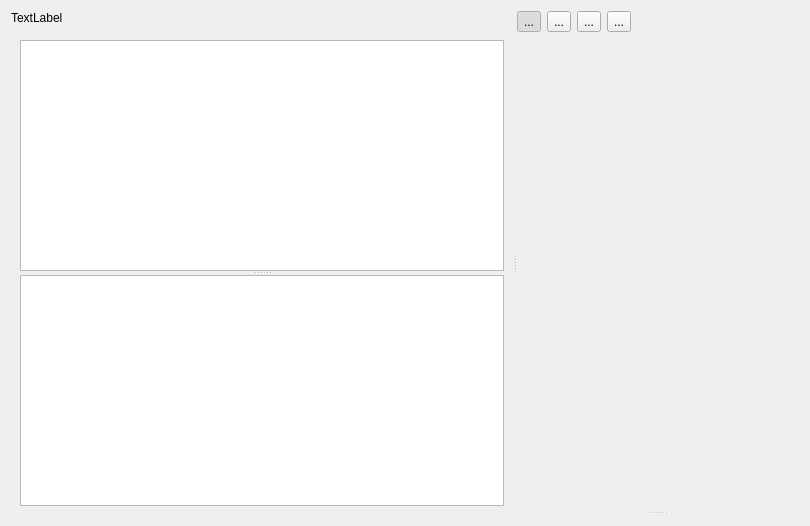
<?xml version="1.0" encoding="UTF-8"?>
<ui version="4.0">
 <class>Form</class>
 <widget class="QWidget" name="Form">
  <property name="geometry">
   <rect>
    <x>0</x>
    <y>0</y>
    <width>810</width>
    <height>526</height>
   </rect>
  </property>
  <property name="windowTitle">
   <string>Form</string>
  </property>
  <layout class="QVBoxLayout" name="verticalLayout_4">
   <item>
    <widget class="QSplitter" name="splitter_2">
     <property name="orientation">
      <enum>Qt::Horizontal</enum>
     </property>
     <widget class="QWidget" name="verticalLayoutWidget_3">
      <layout class="QVBoxLayout" name="verticalLayout_3">
       <item>
        <widget class="QLabel" name="labelInspectorTitle">
         <property name="text">
          <string>TextLabel</string>
         </property>
         <property name="textFormat">
          <enum>Qt::RichText</enum>
         </property>
        </widget>
       </item>
       <item>
        <widget class="QStackedWidget" name="stackedWidget">
         <property name="currentIndex">
          <number>2</number>
         </property>
         <widget class="QWidget" name="pageEmpty">
          <layout class="QVBoxLayout" name="verticalLayout_5">
           <item>
            <widget class="QLabel" name="labelAlignmentSummary">
             <property name="text">
              <string>TextLabel</string>
             </property>
            </widget>
           </item>
          </layout>
         </widget>
         <widget class="QWidget" name="pageEnsemble">
          <layout class="QVBoxLayout" name="verticalLayout_6">
           <item>
            <widget class="QTableView" name="tableEnsembleProps">
             <property name="selectionBehavior">
              <enum>QAbstractItemView::SelectRows</enum>
             </property>
             <attribute name="verticalHeaderVisible">
              <bool>false</bool>
             </attribute>
             <attribute name="verticalHeaderStretchLastSection">
              <bool>true</bool>
             </attribute>
            </widget>
           </item>
          </layout>
         </widget>
         <widget class="QWidget" name="pageAnalyte">
          <layout class="QVBoxLayout" name="verticalLayout_7">
           <item>
            <widget class="QSplitter" name="splitter_3">
             <property name="orientation">
              <enum>Qt::Vertical</enum>
             </property>
             <widget class="QTableView" name="tableAnalyteProps">
              <property name="editTriggers">
               <set>QAbstractItemView::NoEditTriggers</set>
              </property>
              <property name="selectionMode">
               <enum>QAbstractItemView::ContiguousSelection</enum>
              </property>
              <property name="selectionBehavior">
               <enum>QAbstractItemView::SelectItems</enum>
              </property>
              <attribute name="verticalHeaderVisible">
               <bool>false</bool>
              </attribute>
              <attribute name="verticalHeaderStretchLastSection">
               <bool>true</bool>
              </attribute>
             </widget>
             <widget class="QTableView" name="tableAnalyteMembers">
              <property name="editTriggers">
               <set>QAbstractItemView::NoEditTriggers</set>
              </property>
              <property name="selectionMode">
               <enum>QAbstractItemView::ContiguousSelection</enum>
              </property>
              <property name="selectionBehavior">
               <enum>QAbstractItemView::SelectItems</enum>
              </property>
              <attribute name="verticalHeaderVisible">
               <bool>false</bool>
              </attribute>
              <attribute name="verticalHeaderStretchLastSection">
               <bool>true</bool>
              </attribute>
             </widget>
            </widget>
           </item>
          </layout>
         </widget>
         <widget class="QWidget" name="pageCompare">
          <layout class="QVBoxLayout" name="verticalLayout_8">
           <item>
            <widget class="QTableView" name="tableCompare">
             <property name="editTriggers">
              <set>QAbstractItemView::NoEditTriggers</set>
             </property>
             <property name="selectionMode">
              <enum>QAbstractItemView::ContiguousSelection</enum>
             </property>
             <property name="selectionBehavior">
              <enum>QAbstractItemView::SelectItems</enum>
             </property>
             <attribute name="verticalHeaderVisible">
              <bool>false</bool>
             </attribute>
             <attribute name="verticalHeaderStretchLastSection">
              <bool>true</bool>
             </attribute>
            </widget>
           </item>
          </layout>
         </widget>
        </widget>
       </item>
      </layout>
     </widget>
     <widget class="QSplitter" name="splitter">
      <property name="orientation">
       <enum>Qt::Vertical</enum>
      </property>
      <widget class="QWidget" name="verticalLayoutWidget">
       <layout class="QVBoxLayout" name="verticalLayout">
        <item>
         <layout class="QHBoxLayout" name="horizontalLayout">
          <property name="bottomMargin">
           <number>0</number>
          </property>
          <item>
           <widget class="QToolButton" name="btnLinkRT">
            <property name="text">
             <string>...</string>
            </property>
            <property name="checkable">
             <bool>true</bool>
            </property>
            <property name="checked">
             <bool>true</bool>
            </property>
           </widget>
          </item>
          <item>
           <widget class="QToolButton" name="btnRenderParams">
            <property name="text">
             <string>...</string>
            </property>
           </widget>
          </item>
          <item>
           <widget class="QToolButton" name="btnClusterMode">
            <property name="text">
             <string>...</string>
            </property>
            <property name="checkable">
             <bool>true</bool>
            </property>
           </widget>
          </item>
          <item>
           <widget class="QToolButton" name="btnClusterParams">
            <property name="text">
             <string>...</string>
            </property>
            <property name="checkable">
             <bool>false</bool>
            </property>
           </widget>
          </item>
          <item>
           <spacer name="horizontalSpacer">
            <property name="orientation">
             <enum>Qt::Horizontal</enum>
            </property>
            <property name="sizeHint" stdset="0">
             <size>
              <width>40</width>
              <height>20</height>
             </size>
            </property>
           </spacer>
          </item>
         </layout>
        </item>
        <item>
         <widget class="AlignmentDendrogramWidget" name="plotDendrogram" native="true">
          <property name="maximumSize">
           <size>
            <width>16777215</width>
            <height>150</height>
           </size>
          </property>
         </widget>
        </item>
        <item>
         <widget class="AlignmentPlotWidget" name="plotAlignment" native="true"/>
        </item>
       </layout>
      </widget>
      <widget class="QWidget" name="verticalLayoutWidget_2">
       <layout class="QVBoxLayout" name="verticalLayout_2">
        <property name="spacing">
         <number>0</number>
        </property>
        <item>
         <widget class="MSPlotWidget" name="plotMS1" native="true"/>
        </item>
        <item>
         <widget class="MSPlotWidget" name="plotMS2" native="true"/>
        </item>
        <item>
         <widget class="ChromPlotWidget" name="plotChrom" native="true"/>
        </item>
       </layout>
      </widget>
     </widget>
    </widget>
   </item>
  </layout>
 </widget>
 <customwidgets>
  <customwidget>
   <class>MSPlotWidget</class>
   <extends>QWidget</extends>
   <header>gui.widgets.MSPlotWidget</header>
   <container>1</container>
  </customwidget>
  <customwidget>
   <class>ChromPlotWidget</class>
   <extends>QWidget</extends>
   <header>gui.widgets.ChromPlotWidget</header>
   <container>1</container>
  </customwidget>
  <customwidget>
   <class>AlignmentPlotWidget</class>
   <extends>QWidget</extends>
   <header>gui.widgets.AlignmentPlotWidget</header>
   <container>1</container>
  </customwidget>
  <customwidget>
   <class>AlignmentDendrogramWidget</class>
   <extends>QWidget</extends>
   <header>gui.widgets.AlignmentDendrogramWidget</header>
   <container>1</container>
  </customwidget>
 </customwidgets>
 <resources/>
 <connections/>
</ui>
